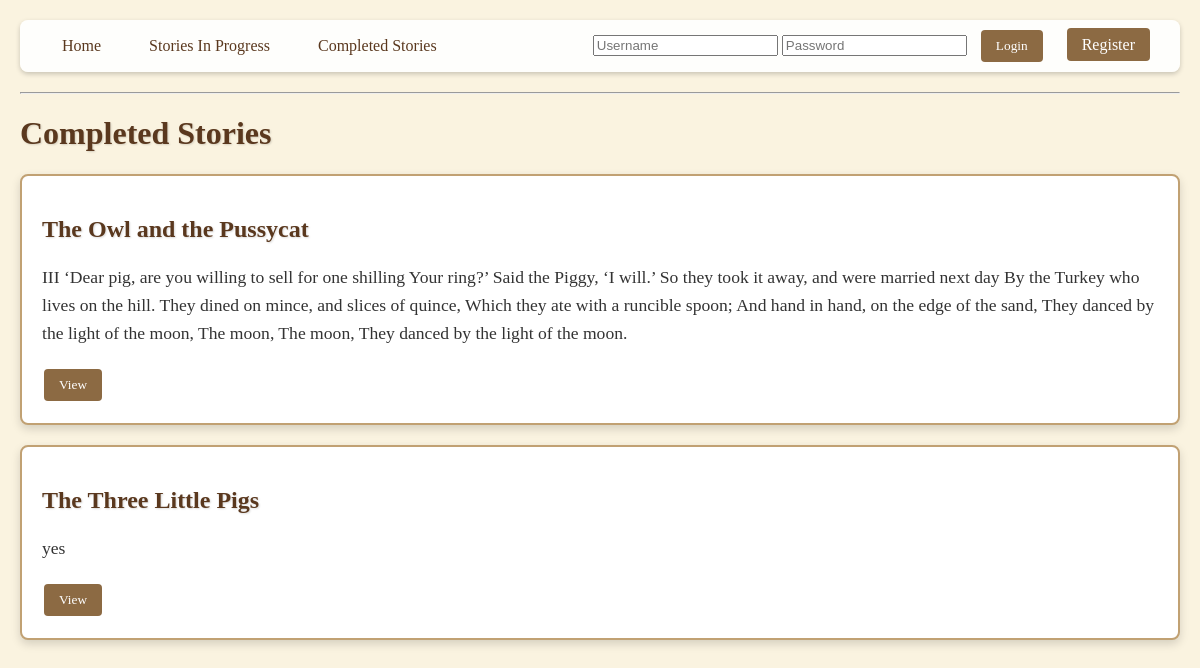
Page /completed on the committed database.
### tables this page shows
CREATE TABLE stories (
    id INTEGER PRIMARY KEY AUTOINCREMENT,
    title TEXT NOT NULL UNIQUE,
    status TEXT NOT NULL DEFAULT 'in_progress',
    creator_id INTEGER NOT NULL,
    FOREIGN KEY(creator_id) REFERENCES users(id)
);

CREATE TABLE edits (
    id INTEGER PRIMARY KEY AUTOINCREMENT,
    content TEXT NOT NULL,
    story_id INTEGER NOT NULL,
    user_id INTEGER NOT NULL,
    timestamp DATETIME NOT NULL,
    FOREIGN KEY(story_id) REFERENCES stories(id),
    FOREIGN KEY(user_id) REFERENCES users(id)
);

### __init__.py (the view)
@app.route('/completed')
def completed():
    db = get_db()
    stories = db.execute("SELECT * FROM stories WHERE status = 'completed'").fetchall()
    stories_with_edit = []
    for story in stories:
        last_edit = db.execute("SELECT * FROM edits WHERE story_id = ? ORDER BY timestamp DESC", (story['id'],)).fetchone()
        story_dict = dict(story)
        story_dict['last_edit'] = last_edit
        stories_with_edit.append(story_dict)
    return render_template('completed_stories.html', stories=stories_with_edit)

### __init__.py (called while the page is built)
def get_db():
    if 'db' not in g:
        g.db = sqlite3.connect(app.config['DATABASE'])
        g.db.row_factory = sqlite3.Row
    return g.db

def init_db():
    db = get_db()
    with app.open_resource('schema.sql') as f:
        db.executescript(f.read().decode('utf8'))
    db.commit()

@app.before_request
def ensure_tables():
    init_db()

@app.context_processor
def inject_helpers():
    return dict(has_contributed=lambda story, user: has_contributed(story['id'], user.id) if user and user.is_authenticated else False)

### templates/completed_stories.html (shortened to what this page needs)
<!DOCTYPE html>
<html lang="en">
<head>
</head>
<body>
{% extends "base.html" %}
{% block content %}
  <h1>Completed Stories</h1>
  <div>
    {% for story in stories %}
      <div class="card">
        <h2>{{ story.title }}</h2>
        {% if story.last_edit and story.last_edit.content %}
          <p>{{ story.last_edit.content }}</p>
        {% else %}
          <p>No content available.</p>
        {% endif %}
        <div class="btn-group">
          <a href="{{ url_for('completed_story_view', story_id=story.id) }}"><button class="btn">View</button></a>
        </div>
      </div>
    {% endfor %}
  </div>
{% endblock %}

### static/styles.css (style rules this page uses)
body { background: url("https://www.transparenttextures.com/patterns/paper-fibers.png"), #faf3e0; background-size: cover; margin: 0; padding: 20px; font-family: "Merriweather", serif; color: #333; }
h1, h2 { font-family: "Cinzel Decorative", cursive; color: #5a381e; text-shadow: 1px 1px 2px rgba(0,0,0,0.15); }
p { margin: 0 0 10px; font-size: 1.1em; line-height: 1.6; }
.btn { background: #8c6a43; color: #fff; border: none; padding: 8px 15px; margin: 2px; border-radius: 4px; cursor: pointer; transition: background 0.3s, transform 0.2s; font-family: inherit; }
.card { background: #fff; border: 2px solid #c1a173; border-image: url("https://www.transparenttextures.com/patterns/wood-pattern.png") 30 round; border-radius: 8px; box-shadow: 0 4px 10px rgba(0,0,0,0.15); padding: 20px; margin-bottom: 20px; transition: transform 0.2s, box-shadow 0.2s; }
.btn-group { margin-top: 10px; display: inline-block; }
.btn-group a, .btn-group button { margin-right: 5px; }

### rows in the picture
stories: title "The Owl and the Pussycat", last_edit.content "III ‘Dear pig, are you willing to sell for one shilling Your ring?’ Said the Piggy, ‘I will.’ So they took it away, and were married next day By the Turkey who lives on the hill. They dined on mince, and slices of quince, Which they ate with a runcible spoon; And hand in hand, on the edge of the sand, They danced by the light of the moon, The moon, The moon, They danced by the light of the moon."
stories: title "The Three Little Pigs", last_edit.content "yes"
